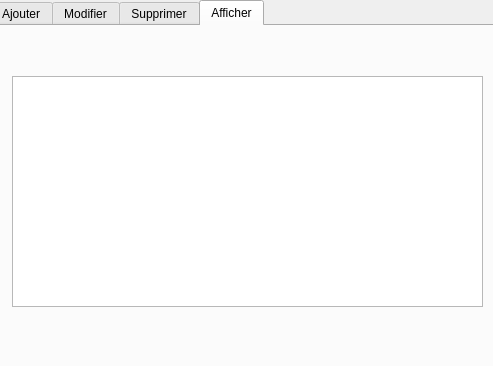
<?xml version="1.0" encoding="UTF-8"?>
<ui version="4.0">
 <class>patient_agent</class>
 <widget class="QDialog" name="patient_agent">
  <property name="geometry">
   <rect>
    <x>0</x>
    <y>0</y>
    <width>493</width>
    <height>366</height>
   </rect>
  </property>
  <property name="windowTitle">
   <string>Dialog</string>
  </property>
  <widget class="QTabWidget" name="tabWidget">
   <property name="geometry">
    <rect>
     <x>-10</x>
     <y>0</y>
     <width>801</width>
     <height>551</height>
    </rect>
   </property>
   <property name="currentIndex">
    <number>3</number>
   </property>
   <widget class="QWidget" name="tab">
    <attribute name="title">
     <string>Ajouter</string>
    </attribute>
    <widget class="QLabel" name="label">
     <property name="geometry">
      <rect>
       <x>30</x>
       <y>30</y>
       <width>81</width>
       <height>20</height>
      </rect>
     </property>
     <property name="text">
      <string>ID_PATIENT:</string>
     </property>
    </widget>
    <widget class="QLineEdit" name="lineEdit_id">
     <property name="geometry">
      <rect>
       <x>120</x>
       <y>30</y>
       <width>113</width>
       <height>20</height>
      </rect>
     </property>
    </widget>
    <widget class="QLabel" name="label_2">
     <property name="geometry">
      <rect>
       <x>30</x>
       <y>60</y>
       <width>81</width>
       <height>20</height>
      </rect>
     </property>
     <property name="text">
      <string>NOM_PATIENT:</string>
     </property>
    </widget>
    <widget class="QLabel" name="label_3">
     <property name="geometry">
      <rect>
       <x>20</x>
       <y>90</y>
       <width>111</width>
       <height>20</height>
      </rect>
     </property>
     <property name="text">
      <string>PRENOM_PATIENT:</string>
     </property>
    </widget>
    <widget class="QLabel" name="label_4">
     <property name="geometry">
      <rect>
       <x>26</x>
       <y>120</y>
       <width>81</width>
       <height>20</height>
      </rect>
     </property>
     <property name="text">
      <string>DATE_PATIENT:</string>
     </property>
    </widget>
    <widget class="QLabel" name="label_5">
     <property name="geometry">
      <rect>
       <x>30</x>
       <y>160</y>
       <width>91</width>
       <height>16</height>
      </rect>
     </property>
     <property name="text">
      <string>TEL_PATIENT:</string>
     </property>
    </widget>
    <widget class="QLabel" name="label_6">
     <property name="geometry">
      <rect>
       <x>40</x>
       <y>200</y>
       <width>71</width>
       <height>16</height>
      </rect>
     </property>
     <property name="text">
      <string>ADRESSE:</string>
     </property>
    </widget>
    <widget class="QLineEdit" name="lineEdit_nom">
     <property name="geometry">
      <rect>
       <x>120</x>
       <y>60</y>
       <width>113</width>
       <height>20</height>
      </rect>
     </property>
    </widget>
    <widget class="QLineEdit" name="lineEdit_prenom">
     <property name="geometry">
      <rect>
       <x>120</x>
       <y>90</y>
       <width>113</width>
       <height>20</height>
      </rect>
     </property>
    </widget>
    <widget class="QLineEdit" name="lineEdit_date">
     <property name="geometry">
      <rect>
       <x>120</x>
       <y>120</y>
       <width>113</width>
       <height>20</height>
      </rect>
     </property>
    </widget>
    <widget class="QLineEdit" name="lineEdit_tel">
     <property name="geometry">
      <rect>
       <x>120</x>
       <y>160</y>
       <width>113</width>
       <height>20</height>
      </rect>
     </property>
    </widget>
    <widget class="QLineEdit" name="lineEdit_adresse">
     <property name="geometry">
      <rect>
       <x>120</x>
       <y>200</y>
       <width>113</width>
       <height>20</height>
      </rect>
     </property>
    </widget>
    <widget class="QPushButton" name="pushButton">
     <property name="geometry">
      <rect>
       <x>400</x>
       <y>360</y>
       <width>75</width>
       <height>23</height>
      </rect>
     </property>
     <property name="text">
      <string>Ajouter</string>
     </property>
    </widget>
    <widget class="QPushButton" name="pushButton_4">
     <property name="geometry">
      <rect>
       <x>280</x>
       <y>240</y>
       <width>75</width>
       <height>23</height>
      </rect>
     </property>
     <property name="text">
      <string>Ajouter</string>
     </property>
    </widget>
    <widget class="QLabel" name="label_14">
     <property name="geometry">
      <rect>
       <x>10</x>
       <y>0</y>
       <width>511</width>
       <height>351</height>
      </rect>
     </property>
     <property name="text">
      <string/>
     </property>
     <property name="pixmap">
      <pixmap>../../img/16379.jpg</pixmap>
     </property>
    </widget>
    <zorder>label_14</zorder>
    <zorder>label</zorder>
    <zorder>lineEdit_id</zorder>
    <zorder>label_2</zorder>
    <zorder>label_3</zorder>
    <zorder>label_4</zorder>
    <zorder>label_5</zorder>
    <zorder>label_6</zorder>
    <zorder>lineEdit_nom</zorder>
    <zorder>lineEdit_prenom</zorder>
    <zorder>lineEdit_date</zorder>
    <zorder>lineEdit_tel</zorder>
    <zorder>lineEdit_adresse</zorder>
    <zorder>pushButton</zorder>
    <zorder>pushButton_4</zorder>
   </widget>
   <widget class="QWidget" name="tab_2">
    <attribute name="title">
     <string>Modifier</string>
    </attribute>
    <widget class="QLabel" name="label_8">
     <property name="geometry">
      <rect>
       <x>10</x>
       <y>40</y>
       <width>111</width>
       <height>31</height>
      </rect>
     </property>
     <property name="text">
      <string>Donner id patient:</string>
     </property>
    </widget>
    <widget class="QLineEdit" name="lineEdit_8">
     <property name="geometry">
      <rect>
       <x>120</x>
       <y>50</y>
       <width>113</width>
       <height>20</height>
      </rect>
     </property>
    </widget>
    <widget class="QLabel" name="label_9">
     <property name="geometry">
      <rect>
       <x>20</x>
       <y>80</y>
       <width>81</width>
       <height>20</height>
      </rect>
     </property>
     <property name="text">
      <string>NOM_PATIENT:</string>
     </property>
    </widget>
    <widget class="QLabel" name="label_10">
     <property name="geometry">
      <rect>
       <x>20</x>
       <y>110</y>
       <width>111</width>
       <height>20</height>
      </rect>
     </property>
     <property name="text">
      <string>PRENOM_PATIENT:</string>
     </property>
    </widget>
    <widget class="QLabel" name="label_11">
     <property name="geometry">
      <rect>
       <x>20</x>
       <y>140</y>
       <width>81</width>
       <height>20</height>
      </rect>
     </property>
     <property name="text">
      <string>DATE_PATIENT:</string>
     </property>
    </widget>
    <widget class="QLabel" name="label_12">
     <property name="geometry">
      <rect>
       <x>20</x>
       <y>170</y>
       <width>91</width>
       <height>16</height>
      </rect>
     </property>
     <property name="text">
      <string>TEL_PATIENT:</string>
     </property>
    </widget>
    <widget class="QLabel" name="label_13">
     <property name="geometry">
      <rect>
       <x>20</x>
       <y>200</y>
       <width>71</width>
       <height>16</height>
      </rect>
     </property>
     <property name="text">
      <string>ADRESSE:</string>
     </property>
    </widget>
    <widget class="QLineEdit" name="lineEdit_9">
     <property name="geometry">
      <rect>
       <x>120</x>
       <y>80</y>
       <width>113</width>
       <height>20</height>
      </rect>
     </property>
    </widget>
    <widget class="QLineEdit" name="lineEdit_10">
     <property name="geometry">
      <rect>
       <x>120</x>
       <y>110</y>
       <width>113</width>
       <height>20</height>
      </rect>
     </property>
    </widget>
    <widget class="QLineEdit" name="lineEdit_11">
     <property name="geometry">
      <rect>
       <x>120</x>
       <y>170</y>
       <width>113</width>
       <height>20</height>
      </rect>
     </property>
    </widget>
    <widget class="QLineEdit" name="lineEdit_12">
     <property name="geometry">
      <rect>
       <x>120</x>
       <y>140</y>
       <width>113</width>
       <height>20</height>
      </rect>
     </property>
    </widget>
    <widget class="QLineEdit" name="lineEdit_13">
     <property name="geometry">
      <rect>
       <x>120</x>
       <y>200</y>
       <width>113</width>
       <height>20</height>
      </rect>
     </property>
    </widget>
    <widget class="QPushButton" name="pushButton_3">
     <property name="geometry">
      <rect>
       <x>570</x>
       <y>400</y>
       <width>75</width>
       <height>23</height>
      </rect>
     </property>
     <property name="text">
      <string>Modifier</string>
     </property>
    </widget>
    <widget class="QPushButton" name="pushButton_5">
     <property name="geometry">
      <rect>
       <x>290</x>
       <y>240</y>
       <width>75</width>
       <height>23</height>
      </rect>
     </property>
     <property name="text">
      <string>Modifier</string>
     </property>
    </widget>
    <widget class="QLabel" name="label_15">
     <property name="geometry">
      <rect>
       <x>10</x>
       <y>0</y>
       <width>501</width>
       <height>351</height>
      </rect>
     </property>
     <property name="text">
      <string/>
     </property>
     <property name="pixmap">
      <pixmap>../../img/16379.jpg</pixmap>
     </property>
    </widget>
    <zorder>label_15</zorder>
    <zorder>label_8</zorder>
    <zorder>lineEdit_8</zorder>
    <zorder>label_9</zorder>
    <zorder>label_10</zorder>
    <zorder>label_11</zorder>
    <zorder>label_12</zorder>
    <zorder>label_13</zorder>
    <zorder>lineEdit_9</zorder>
    <zorder>lineEdit_10</zorder>
    <zorder>lineEdit_11</zorder>
    <zorder>lineEdit_12</zorder>
    <zorder>lineEdit_13</zorder>
    <zorder>pushButton_3</zorder>
    <zorder>pushButton_5</zorder>
   </widget>
   <widget class="QWidget" name="tab_4">
    <attribute name="title">
     <string>Supprimer</string>
    </attribute>
    <widget class="QLabel" name="label_7">
     <property name="geometry">
      <rect>
       <x>100</x>
       <y>40</y>
       <width>111</width>
       <height>31</height>
      </rect>
     </property>
     <property name="text">
      <string>Donner id patient:</string>
     </property>
    </widget>
    <widget class="QLineEdit" name="lineEdit_id_2">
     <property name="geometry">
      <rect>
       <x>210</x>
       <y>50</y>
       <width>113</width>
       <height>20</height>
      </rect>
     </property>
    </widget>
    <widget class="QPushButton" name="pushButton_2">
     <property name="geometry">
      <rect>
       <x>590</x>
       <y>400</y>
       <width>75</width>
       <height>23</height>
      </rect>
     </property>
     <property name="text">
      <string>Supprimer</string>
     </property>
    </widget>
    <widget class="QPushButton" name="pushButton_6">
     <property name="geometry">
      <rect>
       <x>290</x>
       <y>270</y>
       <width>75</width>
       <height>23</height>
      </rect>
     </property>
     <property name="text">
      <string>Supprimer</string>
     </property>
    </widget>
    <widget class="QLabel" name="label_16">
     <property name="geometry">
      <rect>
       <x>6</x>
       <y>2</y>
       <width>481</width>
       <height>341</height>
      </rect>
     </property>
     <property name="text">
      <string/>
     </property>
     <property name="pixmap">
      <pixmap>../../img/16379.jpg</pixmap>
     </property>
    </widget>
    <zorder>label_16</zorder>
    <zorder>label_7</zorder>
    <zorder>lineEdit_id_2</zorder>
    <zorder>pushButton_2</zorder>
    <zorder>pushButton_6</zorder>
   </widget>
   <widget class="QWidget" name="tab_3">
    <attribute name="title">
     <string>Afficher</string>
    </attribute>
    <widget class="QTableView" name="tablepatient">
     <property name="geometry">
      <rect>
       <x>20</x>
       <y>50</y>
       <width>471</width>
       <height>231</height>
      </rect>
     </property>
    </widget>
    <widget class="QLabel" name="label_17">
     <property name="geometry">
      <rect>
       <x>10</x>
       <y>0</y>
       <width>491</width>
       <height>341</height>
      </rect>
     </property>
     <property name="text">
      <string/>
     </property>
     <property name="pixmap">
      <pixmap>../../img/16379.jpg</pixmap>
     </property>
    </widget>
    <zorder>label_17</zorder>
    <zorder>tablepatient</zorder>
   </widget>
  </widget>
 </widget>
 <resources/>
 <connections/>
</ui>
